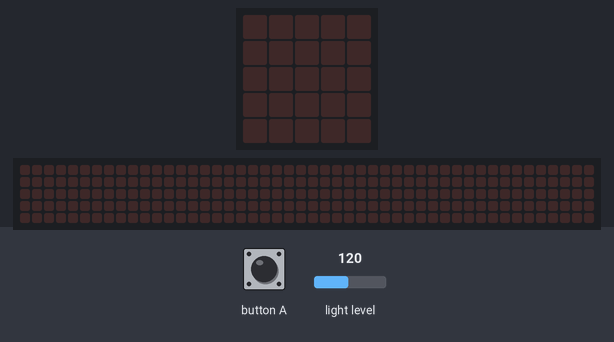
The program below on a simulated BBC micro:bit (MakeCode). On the bench: the board's 5×5 LED display, a strip that is not on the board, showing the scrolling text unrolled. Inputs (shaded band) come from the test bench; at power-on: light level 120. No radio messages arrive unless stated (any console line starting 'radio sent:' is added by the test bench); the 48×5 strip is a reading aid, not a part: it shows the text the display is scrolling, unrolled, one strip-width of it at a time; what the program prints to the serial console is not drawn.

Above: at 1.2 s.
1.3 s: button A pressed for 0.15 s
At 1.6 s:
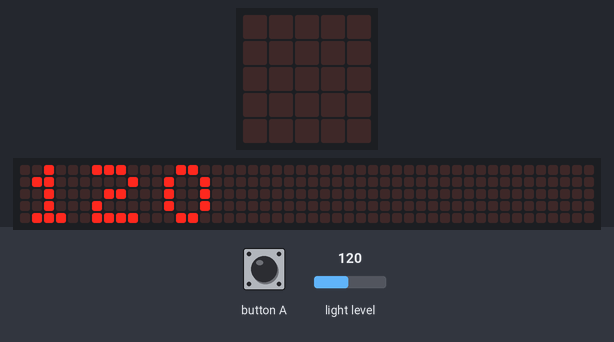
At 1.97 s:
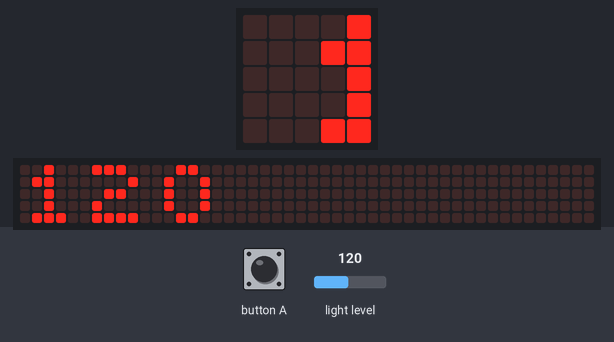
4.8 s: light level set to 5
6.5 s: button A pressed for 0.15 s
At 7.4 s:
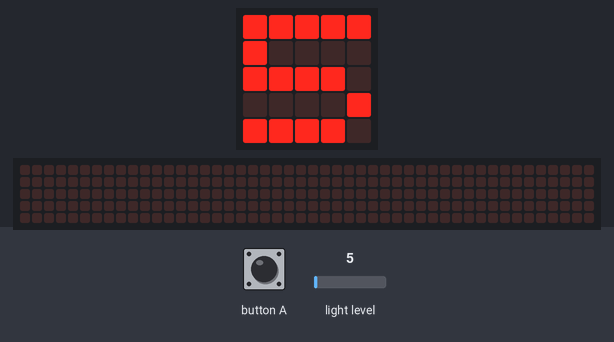
Timing chart, 0 to 9.5 s (numbered marks = the images above; inputs shaded):
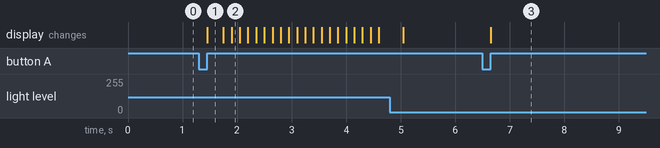

Measured:
- after the input at 1.3 s, the display: changes after 0.15 s (image 1)
- after the input at 6.5 s, the display: changes after 0.15 s (image 3)

The program:

main.ts
```typescript
input.onButtonPressed(Button.A, function () {
    basic.showNumber(input.lightLevel())
})
radio.setGroup(1)
basic.forever(function () {
    if (input.lightLevel() > 50) {
        radio.sendString("lights on")
    } else {
        radio.sendString("lights off")
    }
    basic.pause(10000)
})
```

test.ts
```typescript
// οι δοκιμές πηγαίνουν εδώ, δεν θα γίνει εκτέλεση όταν αυτό το πακέτο χρησιμοποιηθεί ως επέκταση.
```
